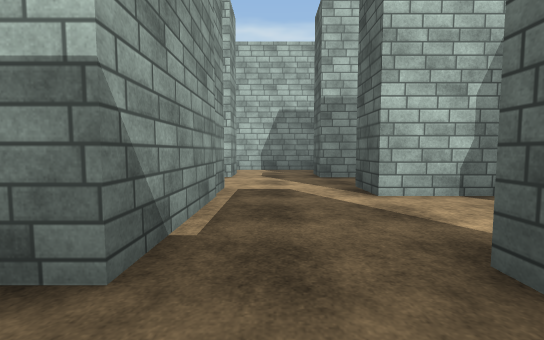
[1] (above)

20 first-person views from a walk through a scene from a Unity 3-D project. The camera is 1.2 m above the floor, tilts 4° down and sees 90° across. The floor is counted in squares, 2 m on a side. Each view is taken from the middle of a square. On the plan, view 1 faces up. The plan holds only what a view shows up to about 9 squares ahead; the rest is blank. The place goes on beyond the plan. The player is left out. Some animated figures are left out. Door leaves are left out, so doorways stand open. Surface patterns are stand-ins for the level's own textures.

[2]
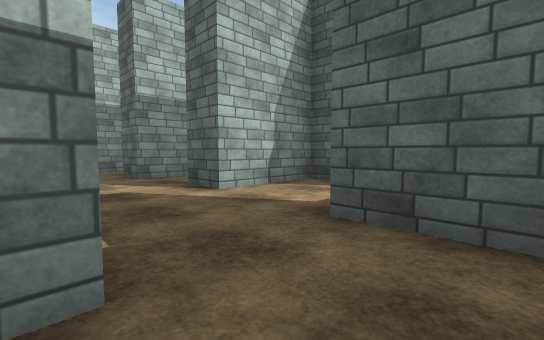

[3]
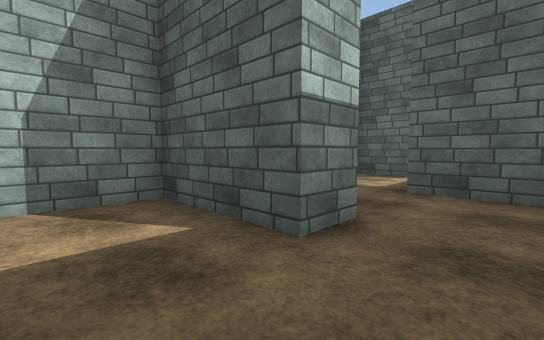

[4]
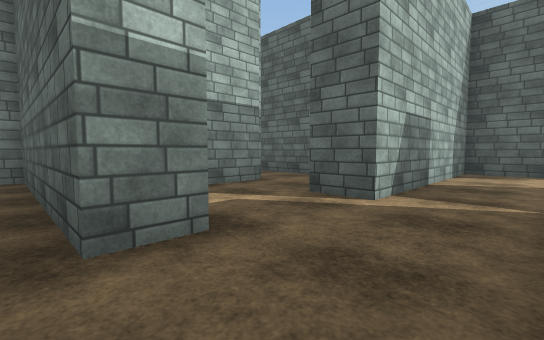

[5]
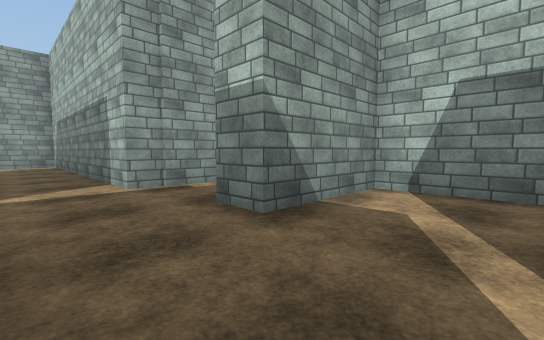

[6]
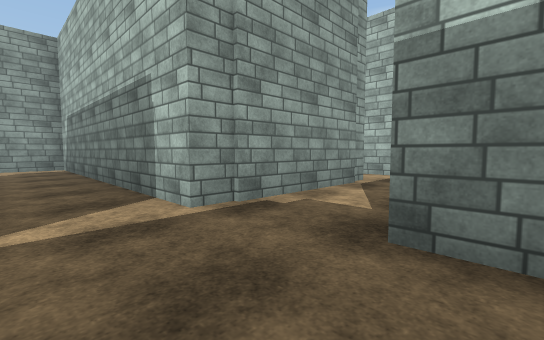

[7]
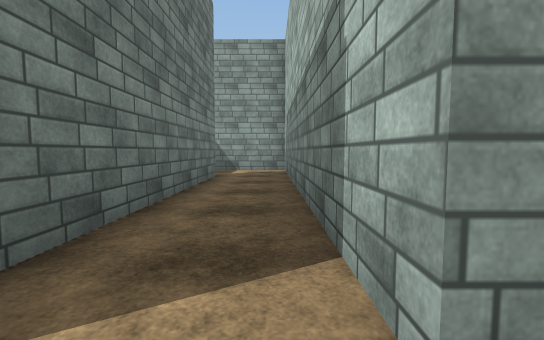

[8]
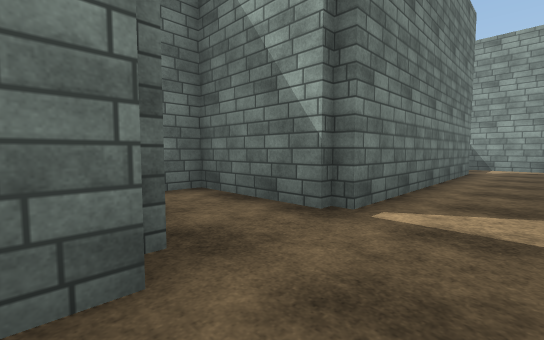

[9]
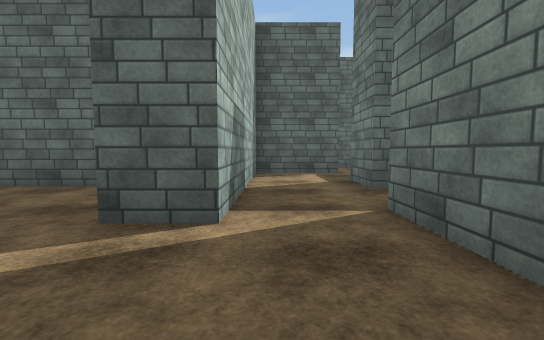

[10]
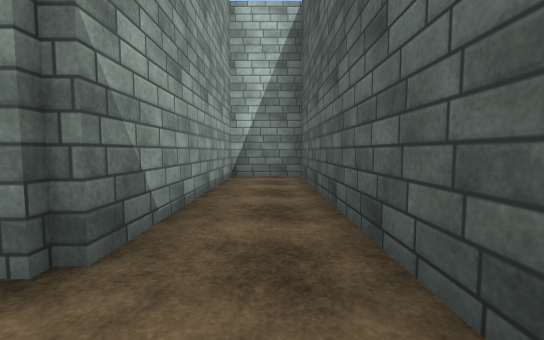

[11]
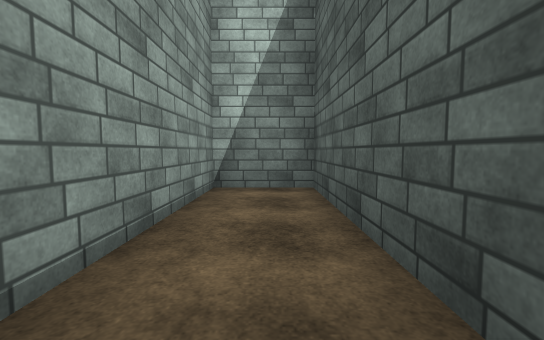

[12]
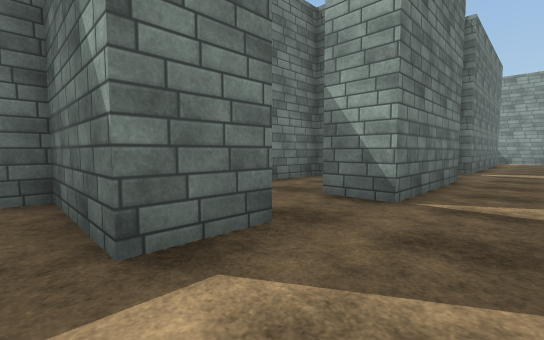

[13]
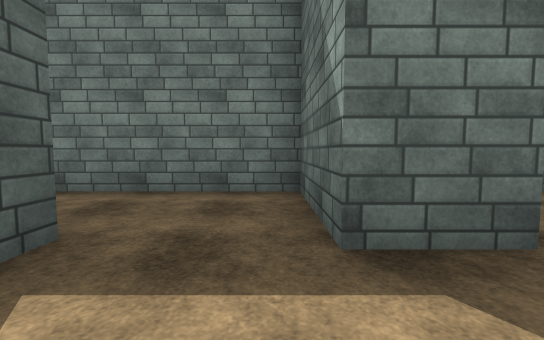

[14]
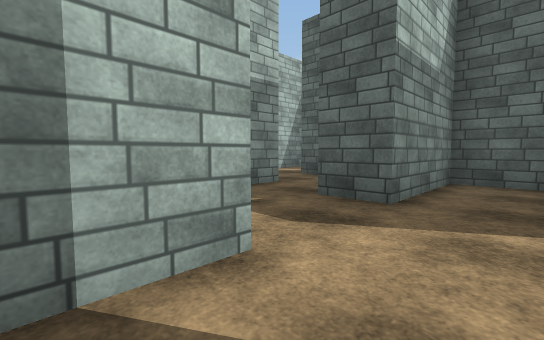

[15]
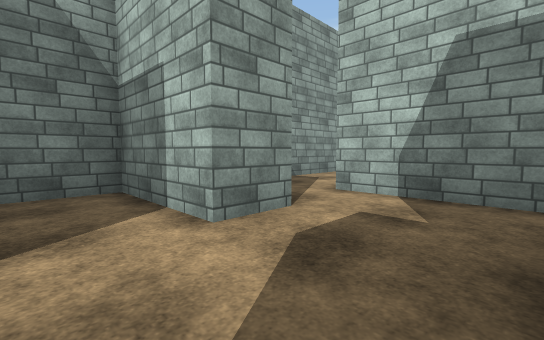

[16]
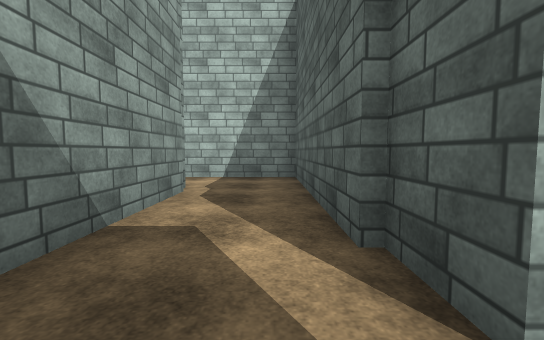

[17]
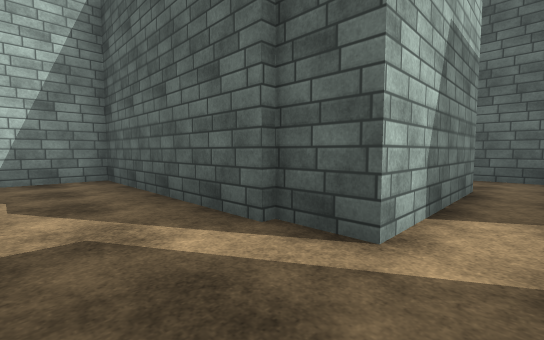

[18]
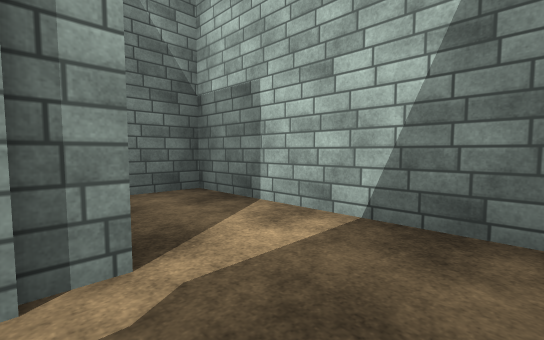

[19]
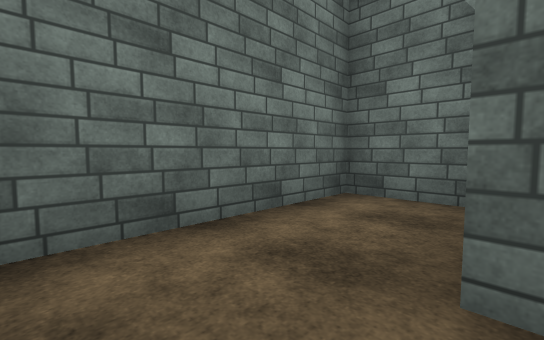

[20]
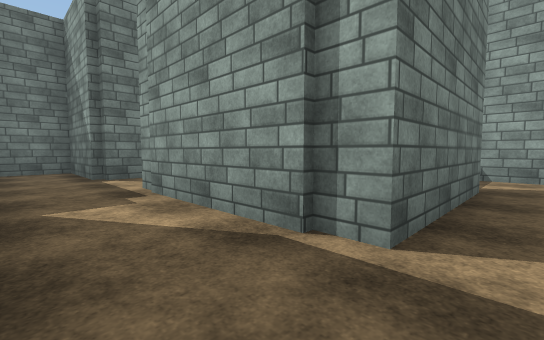

### Floor plan
Key: @ floor where view 1 was taken; # wall or solid block; . floor.
Columns run from 20 left of view 1 to 4 right of it. Each row starts with its distance up from view 1.
 15               ######
 14               #....#
 13               #....#
 12               ###..#
 11               #.#..#
 10               #.#..#   ..
  9         ####  #.#..####.#
  8    #.......#  #.#.......#
  7    #..###..####.####..###
  6         #..#....#.......#
  5         #..#....#.......#
  4 #########..#..######..###
  3 #..................#....#
  2 #..................#....#
  1 #. ######..###..#.....#
  0         #..#....#...@.#
 -1         #############

Where each view was taken, in squares from view 1:
view 1: 0 up, 0 right, facing up
view 2: 0 up, 1 left, facing up-right
view 3: 0 up, 3 left, facing up-right
view 4: 2 up, 10 left, facing up-right
view 5: 2 up, 7 left, facing up-left
view 6: 2 up, 9 left, facing up-left
view 7: 3 up, 11 left, facing left
view 8: 3 up, 9 left, facing down-left
view 9: 3 up, 9 left, facing right
view 10: 5 up, 5 left, facing up
view 11: 7 up, 5 left, facing up
view 12: 3 up, 3 left, facing down-left
view 13: 3 up, 3 left, facing down
view 14: 5 up, 2 left, facing up-right
view 15: 5 up, 1 right, facing up-left
view 16: 8 up, 2 left, facing up
view 17: 8 up, 3 left, facing up-right
view 18: 12 up, 2 left, facing up-left
view 19: 1 up, 5 left, facing down-left
view 20: 8 up, 10 left, facing down-left
